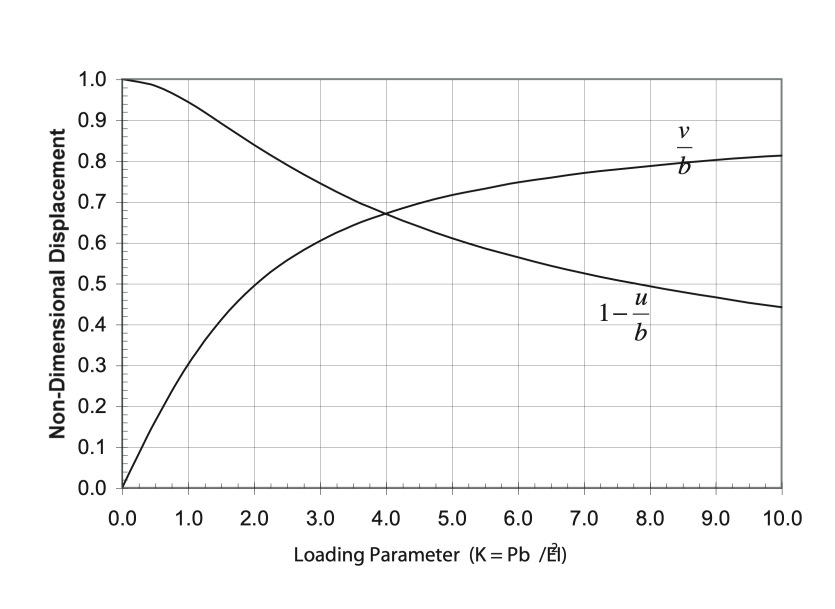
#> input picture CV_Graph_Extractor/Chart_Image_1.jpg, 2504 x 1826 px (shown at 1/3 size)
$ python main_graph_extractor.py
#> lines starting #> are read from the running program, lines starting #| are printed output that depends on the picture; after the words box and inside, x2 and y2 are one past the last pixel; in counts of white or black regions, pixels touching at a corner belong together
### CV_Graph_Extractor/image_preprocessing.py
import numpy as np
import cv2

def remove_pixels(image):
    mask = np.logical_and(image >= 80, image <= 255)
    image[mask] = 255
    return image

# [6 lines left out: function flood_fill, not called in this run]

### CV_Graph_Extractor/axes_detection.py
import numpy as np
import cv2

def detect_axes(image):
    # Convert to binary (black and white)
    if len(image.shape) == 3:
        gray = cv2.cvtColor(image, cv2.COLOR_BGR2GRAY)
    else:
        gray = image
    _, bw = cv2.threshold(gray, 127, 255, cv2.THRESH_BINARY)
    edges = cv2.Canny(bw, 50, 150, apertureSize=3)
    lines = cv2.HoughLinesP(edges, 1, np.pi/180, threshold=100, minLineLength=100, maxLineGap=10)
    horizontal_lines = []
    vertical_lines = []
    if lines is not None:
        for line in lines:
            x1, y1, x2, y2 = line[0]
            length = np.sqrt((x2 - x1)**2 + (y2 - y1)**2)
            angle = np.abs(np.arctan2(y2 - y1, x2 - x1) * 180 / np.pi)
            if angle < 45:
                horizontal_lines.append((length, line[0]))
            else:
                vertical_lines.append((length, line[0]))
    x_axis = max(horizontal_lines, key=lambda x: x[0])[1] if horizontal_lines else None
    y_axis = max(vertical_lines, key=lambda x: x[0])[1] if vertical_lines else None
    return x_axis, y_axis

def extend_axes(x_axis, y_axis):
    if x_axis is None or y_axis is None:
        return x_axis, y_axis
    x_slope = (x_axis[3] - x_axis[1]) / (x_axis[2] - x_axis[0]) if x_axis[2] != x_axis[0] else float('inf')
    y_slope = (y_axis[3] - y_axis[1]) / (y_axis[2] - y_axis[0]) if y_axis[2] != y_axis[0] else float('inf')
    if x_slope == y_slope:
        return x_axis, y_axis
    x_intercept = x_axis[1] - x_slope * x_axis[0]
    y_intercept = y_axis[1] - y_slope * y_axis[0]
    if x_slope == float('inf'):
        intersection_x = x_axis[0]
        intersection_y = y_slope * intersection_x + y_intercept
    elif y_slope == float('inf'):
        intersection_x = y_axis[0]
        intersection_y = x_slope * intersection_x + x_intercept
    else:
        intersection_x = (y_intercept - x_intercept) / (x_slope - y_slope)
        intersection_y = x_slope * intersection_x + x_intercept
    x_axis = [int(intersection_x), int(intersection_y), int(x_axis[2]), int(x_axis[3])]
    y_axis = [int(intersection_x), int(intersection_y), int(y_axis[2]), int(y_axis[3])]
    return x_axis, y_axis

def find_tickmarks(image, x_axis, y_axis):
    # Convert to binary (black and white)
    if len(image.shape) == 3:
        gray = cv2.cvtColor(image, cv2.COLOR_BGR2GRAY)
    else:
        gray = image
    _, bw = cv2.threshold(gray, 127, 255, cv2.THRESH_BINARY)
    min_x_tickmark = (int(x_axis[0]), int(x_axis[1]))
    min_y_tickmark = (int(y_axis[0]), int(y_axis[1]))
    max_x_tickmark = (int(x_axis[2]), int(x_axis[3]))
    max_y_tickmark = (int(y_axis[2]), int(y_axis[3]))
    return min_x_tickmark, max_x_tickmark, min_y_tickmark, max_y_tickmark

# [15 lines left out: function remove_axes_and_ticks, not called in this run]

### CV_Graph_Extractor/measure_detection.py
import cv2
import numpy as np
import pytesseract

pytesseract.pytesseract.tesseract_cmd = r'C:\Program Files\Tesseract-OCR\tesseract.exe'

def get_text_in_region(original_image, bbox, index):
    x1, y1, x2, y2 = bbox
    roi = original_image[y1:y2, x1:x2]
    if len(roi.shape) == 2:
        roi_gray = roi
    else:
        roi_gray = cv2.cvtColor(roi, cv2.COLOR_BGR2GRAY)
    roi_adaptive_thresh = cv2.adaptiveThreshold(roi_gray, 255, cv2.ADAPTIVE_THRESH_GAUSSIAN_C, cv2.THRESH_BINARY, 11, 2)
    roi_contrast = cv2.equalizeHist(roi_gray)
    #cv2.imwrite(f'debug_roi_{index}.png', roi)
    #cv2.imwrite(f'debug_roi_adaptive_thresh_{index}.png', roi_adaptive_thresh)
    #cv2.imwrite(f'debug_roi_contrast_{index}.png', roi_contrast)
    text = pytesseract.image_to_string(roi_adaptive_thresh, config='--psm 6 --oem 3 -c tessedit_char_whitelist=0123456789. -c tessedit_min_confidence=60')
    text = text.strip()
    data = pytesseract.image_to_data(roi_adaptive_thresh, output_type=pytesseract.Output.DICT)
    confidences = data['conf']
    return text, confidences, roi

def find_measure(image, start_x, start_y, direction):
    x, y = start_x, start_y
    while 0 <= x < image.shape[1] and image[y, x] < 128:
        x += direction[0]
    while 0 <= x < image.shape[1] and image[y, x] >= 128:
        x += direction[0]
    if x < 0 or x >= image.shape[1]:
        return None
    right_x = x
    top_y, bottom_y = y, y
    left_x = 0
    while left_x < right_x and any(image[top_y:bottom_y+1, left_x] < 128):
        left_x += 1
    while top_y > 0 and any(image[top_y-1, left_x:right_x+1] < 128):
        top_y -= 1
    while bottom_y < image.shape[0]-1 and any(image[bottom_y+1, left_x:right_x+1] < 128):
        bottom_y += 1
    for col in range(left_x, right_x):
        if any(image[top_y:bottom_y+1, col] < 128):
            left_x = col
            break
    left_x = max(0, left_x - 5)
    right_x = min(image.shape[1] - 1, right_x + 5)
    top_y = max(0, top_y - 5)
    bottom_y = min(image.shape[0] - 1, bottom_y + 5)
    return (left_x, top_y, right_x, bottom_y)

def find_x_measure(image, start_x):
    y = image.shape[0] - 1
    dark_pixel_count = 0
    while y >= 0:
        if any(image[y, max(0, start_x-15):min(image.shape[1], start_x+16)] < 100):
            dark_pixel_count += 1
            if dark_pixel_count >= 3:
                break
        else:
            dark_pixel_count = 0
        y -= 1
    if y < 0:
        return None
    dark_pixel_y = y
    white_pixel_count = 0
    while y >= 0:
        if all(image[y, max(0, start_x-15):min(image.shape[1], start_x+16)] > 200):
            white_pixel_count += 1
            if white_pixel_count >= 3:
                break
        else:
            white_pixel_count = 0
        y -= 1
    if y < 0:
        return None
    white_pixel_y = y
    mask = np.zeros((image.shape[0]+2, image.shape[1]+2), np.uint8)
    flood_fill_image = image.copy()
    flood_region = image[max(0, dark_pixel_y-50):min(image.shape[0], dark_pixel_y+50), max(0, start_x-100):min(image.shape[1], start_x+100)]
    flood_mask = np.zeros((flood_region.shape[0]+2, flood_region.shape[1]+2), np.uint8)
    cv2.floodFill(flood_region, flood_mask, (min(15, flood_region.shape[1]-1), min(50, flood_region.shape[0]-1)), 128, loDiff=30, upDiff=30)
    filled_region = np.where(flood_region == 128)
    if len(filled_region[0]) == 0:
        return None
    left_x = max(0, start_x-100) + filled_region[1].min()
    right_x = max(0, start_x-100) + filled_region[1].max()
    top_y = white_pixel_y + 1
    bottom_y = dark_pixel_y
    while left_x < right_x and np.all(image[top_y:bottom_y+1, left_x] >= 128):
        left_x += 1
    while right_x > left_x and np.all(image[top_y:bottom_y+1, right_x] >= 128):
        right_x -= 1
    while top_y < bottom_y and np.all(image[top_y, left_x:right_x+1] >= 128):
        top_y += 1
    while bottom_y > top_y and np.all(image[bottom_y, left_x:right_x+1] >= 128):
        bottom_y -= 1
    while left_x > 0 and np.any(image[top_y:bottom_y+1, left_x] < 128):
        left_x -= 1
    while right_x < image.shape[1] - 1 and np.any(image[top_y:bottom_y+1, right_x] < 128):
        right_x += 1
    while top_y > 0 and np.any(image[top_y, left_x:right_x+1] < 128):
        top_y -= 1
    while bottom_y < image.shape[0] - 1 and np.any(image[bottom_y, left_x:right_x+1] < 128):
        bottom_y += 1
    left_x = max(0, left_x - 5)
    right_x = min(image.shape[1] - 1, right_x + 5)
    top_y = max(0, top_y - 5)
    bottom_y = min(image.shape[0] - 1, bottom_y + 5)
    return (left_x, top_y, right_x, bottom_y)

def find_measures(image, x_axis, y_axis):
    measures = []
    y_max = find_measure(image, y_axis[2], y_axis[3], (-1, 0))
    y_min = find_measure(image, y_axis[0], y_axis[1], (-1, 0))
    if y_max:
        measures.append(tuple(map(int, y_max)))
    if y_min:
        measures.append(tuple(map(int, y_min)))
    min_x_measure = find_x_measure(image, x_axis[0])
    max_x_measure = find_x_measure(image, x_axis[2])
    if min_x_measure:
        measures.append(tuple(map(int, min_x_measure)))
    if max_x_measure:
        measures.append(tuple(map(int, max_x_measure)))
    return measures

### CV_Graph_Extractor/main_graph_extractor.py
import cv2
import numpy as np
import os
import pandas as pd
import matplotlib.pyplot as plt
from image_preprocessing import remove_pixels
from axes_detection import detect_axes, extend_axes, find_tickmarks, remove_axes_and_ticks
from measure_detection import find_measures, get_text_in_region
from curve_tracing import trace_curves, trace_curve, scale_points, find_axis_scales
from contour_analysis import (
    create_debug_image, create_white_background_image, trace_original_image,
    is_red_pixel, save_debug_image, apply_secondary_filter, identify_pixel_groups, initialize_curve_thicknesses
)

if __name__ == "__main__":
    print("Script started")
    image_path = 'Chart_Image_1.jpg'
    print("Loading original image...")
    original_image = cv2.imread(image_path, cv2.IMREAD_GRAYSCALE)
#> original_image: shape (1826, 2504); min 15, max 255, mean 248.4
    if original_image is None:
        raise FileNotFoundError(f"Image file not found.")
    # Remove grid lines (and other pixels in 80-255 range) BEFORE grayscale/binary conversion
    print("Removing pixels in the 80-255 range...")
    processed_image = remove_pixels(original_image.copy())
#> in remove_pixels, `mask = np.logical_and(image >= 80, image <= 255)`:
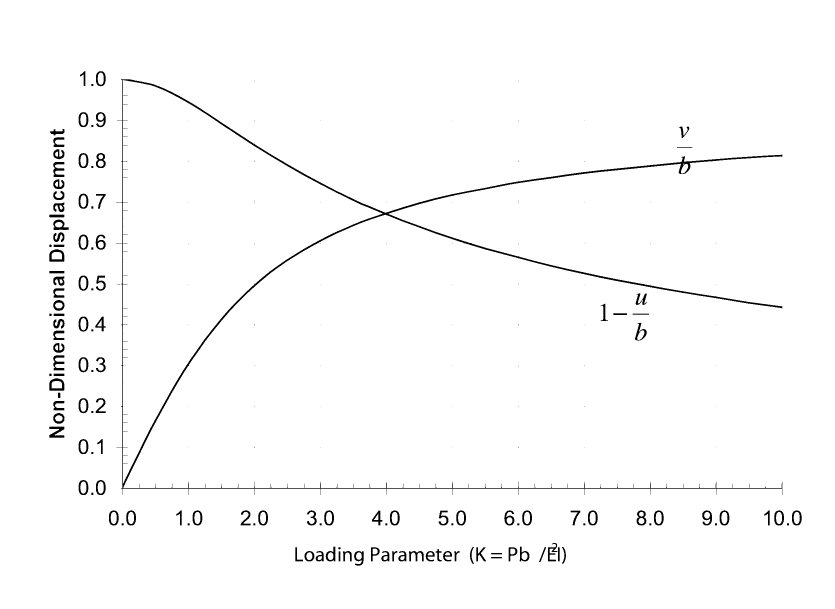
#> mask: shape (1826, 2504) bool (shown at 1/3 size); 98.2% white; 225 black regions (93 under 20 px), largest, box (x1, y1, x2, y2) and area: (348, 238, 2347, 1485) 31195, (148, 1280, 193, 1313) 892, (148, 1135, 193, 1172) 850
    print("Pixels removed.")
    # Now convert to black and white (binary) after grid lines are removed
    _, processed_bw = cv2.threshold(processed_image, 127, 255, cv2.THRESH_BINARY)
    plt.imshow(processed_bw, cmap='gray')
    plt.show()
    print("Detecting axes...")
    x_axis, y_axis = detect_axes(processed_bw)
#> in detect_axes, `edges = cv2.Canny(bw, 50, 150, apertureSize=3)`:
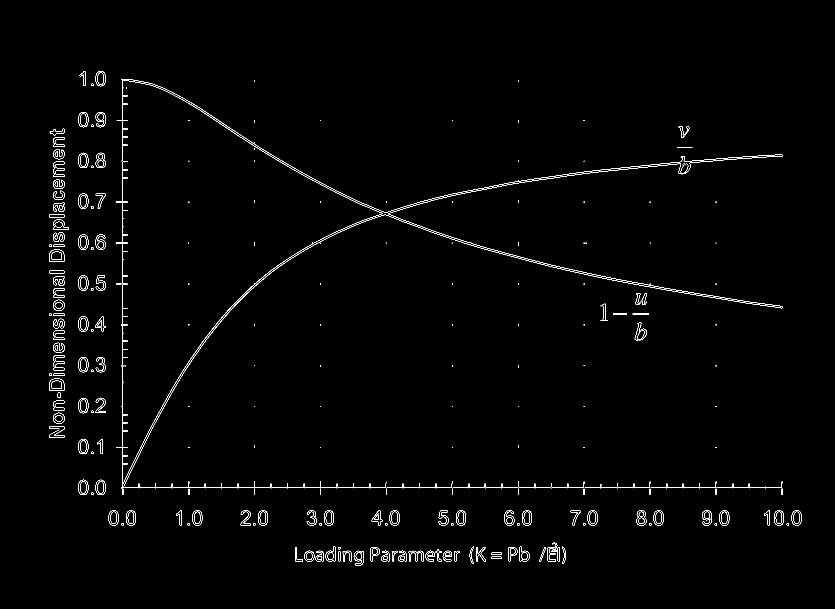
#> edges: shape (1826, 2504) (shown at 1/3 size); 0.76% white in thin lines or dots, all inside (x1, y1, x2, y2) = (147, 213, 2405, 1697)
#> in detect_axes, `lines = cv2.HoughLinesP(edges, 1, np.pi/180, threshold=100, minLineLen..`: lines = 46 rows, first 6: [363, 1463, 2344, 1463], [366, 1462, 366, 237], [1716, 525, 2040, 491], [1848, 837, 2120, 885], [638, 350, 812, 463], [1846, 842, 2101, 887]
#> the loop in detect_axes, `for line in lines:` made 46 passes
#> (x1, y1, x2, y2, length, angle) on passes 1 to 12: (363, 1463, 2344, 1463, 1981, 0), (366, 1462, 366, 237, 1225, 90), (1716, 525, 2040, 491, 325.8, 5.99), (1848, 837, 2120, 885, 276.2, 10.01), (638, 350, 812, 463, 207.5, 33), (1846, 842, 2101, 887, 258.9, 10.01), (567, 310, 704, 399, 163.4, 33.01), (1544, 545, 1794, 510, 252.4, 7.97), (2100, 485, 2346, 467, 246.7, 4.18), (2073, 483, 2243, 469, 170.6, 4.71), (1415, 736, 1654, 800, 247.4, 14.99), (1430, 735, 1658, 796, 236, 14.98)
#> after the loop in detect_axes, `for line in lines:`: horizontal_lines = 33 items, first 6: (1981, [363, 1463, 2344, 1463]), (325.8, [1716, 525, 2040, 491]), (276.2, [1848, 837, 2120, 885]), (207.5, [638, 350, 812, 463]), (258.9, [1846, 842, 2101, 887]), (163.4, [567, 310, 704, 399]); vertical_lines = 13 items, first 6: (1225, [366, 1462, 366, 237]), (210.2, [367, 1468, 459, 1279]), (182, [185, 705, 185, 523]), (114, [187, 999, 187, 885]), (127, [165, 1019, 165, 892]), (185.3, [453, 1292, 543, 1130])
#> in detect_axes, `x_axis = max(horizontal_lines, key=lambda x: x[0])[1] if horizontal_li..`: x_axis = [363, 1463, 2344, 1463]
#> in detect_axes, `y_axis = max(vertical_lines, key=lambda x: x[0])[1] if vertical_lines ..`: y_axis = [366, 1462, 366, 237]
#> x_axis = [363, 1463, 2344, 1463]; y_axis = [366, 1462, 366, 237]
    print(f"Axes detected: x_axis={x_axis}, y_axis={y_axis}")
#| Axes detected: x_axis=[ 363 1463 2344 1463], y_axis=[ 366 1462  366  237]
    print("Extending axes...")
    x_axis, y_axis = extend_axes(x_axis, y_axis)
#> in extend_axes, `x_slope = (x_axis[3] - x_axis[1]) / (x_axis[2] - x_axis[0]) if x_axis[..`: x_slope = 0
#> in extend_axes, `y_slope = (y_axis[3] - y_axis[1]) / (y_axis[2] - y_axis[0]) if y_axis[..`: y_slope = inf
#> in extend_axes, `x_intercept = x_axis[1] - x_slope * x_axis[0]`: x_intercept = 1463
#> in extend_axes, `y_intercept = y_axis[1] - y_slope * y_axis[0]`: y_intercept = -inf
#> in extend_axes, `intersection_x = y_axis[0]`: intersection_x = 366
#> in extend_axes, `intersection_y = x_slope * intersection_x + x_intercept`: intersection_y = 1463
#> in extend_axes, `x_axis = [int(intersection_x), int(intersection_y), int(x_axis[2]), in..`: x_axis = [366, 1463, 2344, 1463]
#> in extend_axes, `y_axis = [int(intersection_x), int(intersection_y), int(y_axis[2]), in..`: y_axis = [366, 1463, 366, 237]
#> x_axis = [366, 1463, 2344, 1463]; y_axis = [366, 1463, 366, 237]
    print(f"Axes extended: x_axis={x_axis}, y_axis={y_axis}")
#| Axes extended: x_axis=[366, 1463, 2344, 1463], y_axis=[366, 1463, 366, 237]
    result_image = cv2.cvtColor(processed_bw, cv2.COLOR_GRAY2BGR)
    if x_axis is not None:
        cv2.line(result_image, (x_axis[0], x_axis[1]), (x_axis[2], x_axis[3]), (0, 0, 255), 2)
    if y_axis is not None:
        cv2.line(result_image, (y_axis[0], y_axis[1]), (y_axis[2], y_axis[3]), (0, 0, 255), 2)
    print("Finding tickmarks...")
    min_x_tickmark, max_x_tickmark, min_y_tickmark, max_y_tickmark = find_tickmarks(processed_bw, x_axis, y_axis)
#> in find_tickmarks, `min_x_tickmark = (int(x_axis[0]), int(x_axis[1]))`: min_x_tickmark = (366, 1463)
#> in find_tickmarks, `max_x_tickmark = (int(x_axis[2]), int(x_axis[3]))`: max_x_tickmark = (2344, 1463)
#> in find_tickmarks, `max_y_tickmark = (int(y_axis[2]), int(y_axis[3]))`: max_y_tickmark = (366, 237)
#> min_x_tickmark = (366, 1463); max_x_tickmark = (2344, 1463); min_y_tickmark = (366, 1463); max_y_tickmark = (366, 237)
    print(f"Tickmarks found: min_x_tickmark={min_x_tickmark}, max_x_tickmark={max_x_tickmark}, min_y_tickmark={min_y_tickmark}, max_y_tickmark={max_y_tickmark}")
#| Tickmarks found: min_x_tickmark=(366, 1463), max_x_tickmark=(2344, 1463), min_y_tickmark=(366, 1463), max_y_tickmark=(366, 237)
    print("Finding measures...")
    measures = find_measures(processed_bw, x_axis, y_axis)
#> after the loop in find_measure, `while 0 <= x < image.shape[1] and image[y, x] < 128:`: x = 366
#> the loop in find_measure, `while 0 <= x < image.shape[1] and image[y, x] >= 128:` made 50 passes
#> x on passes 1 to 12: 365, 364, 363, 362, 361, 360, 359, 358, 357, 356, 355, 354
#> after the loop in find_measure, `while 0 <= x < image.shape[1] and image[y, x] >= 128:`: x = 316
#> after the loop in find_measure, `while left_x < right_x and any(image[top_y:bottom_y+1, left_x] < 128):`: left_x = 0
#> the loop in find_measure, `while top_y > 0 and any(image[top_y-1, left_x:right_x+1] < 128):` made 24 passes
#> top_y on passes 1 to 12: 236, 235, 234, 233, 232, 231, 230, 229, 228, 227, 226, 225
#> after the loop in find_measure, `while top_y > 0 and any(image[top_y-1, left_x:right_x+1] < 128):`: top_y = 213
#> the loop in find_measure, `while bottom_y < image.shape[0]-1 and any(image[bottom_y+1, left_x:rig..` made 21 passes
#> after the loop in find_measure, `while bottom_y < image.shape[0]-1 and any(image[bottom_y+1, left_x:rig..`: bottom_y = 258
#> in find_measure, `right_x = min(image.shape[1] - 1, right_x + 5)`: right_x = 321
#> in find_measure, `top_y = max(0, top_y - 5)`: top_y = 208
#> in find_measure, `bottom_y = min(image.shape[0] - 1, bottom_y + 5)`: bottom_y = 263
#> in find_measures, `y_max = find_measure(image, y_axis[2], y_axis[3], (-1, 0))`: y_max = (235, 208, 321, 263)
#> the loop in find_measure (call 2), `while 0 <= x < image.shape[1] and image[y, x] >= 128:` made 50 passes
#> the loop in find_measure (call 2), `while top_y > 0 and any(image[top_y-1, left_x:right_x+1] < 128):` made 23 passes
#> top_y on passes 1 to 12: 1462, 1461, 1460, 1459, 1458, 1457, 1456, 1455, 1454, 1453, 1452, 1451
#> the loop in find_measure (call 2), `while bottom_y < image.shape[0]-1 and any(image[bottom_y+1, left_x:rig..` made 21 passes
#> in find_measures, `y_min = find_measure(image, y_axis[0], y_axis[1], (-1, 0))`: y_min = (231, 1435, 321, 1489)
#> after the loop in find_x_measure, `while y >= 0:`: y = 1573
#> the loop in find_x_measure, `while y >= 0:` made 41 passes
#> y on passes 1 to 12: 1572, 1571, 1570, 1569, 1568, 1567, 1566, 1565, 1564, 1563, 1562, 1561
#> in find_x_measure, `flood_region = image[max(0, dark_pixel_y-50):min(image.shape[0], dark_..`: flood_region: shape (100, 200); 94.2% white; 3 black regions, box (x1, y1, x2, y2) and area: (61, 8, 90, 54) 560, (113, 8, 142, 54) 560, (99, 47, 105, 53) 36
#> the loop in find_x_measure, `while left_x < right_x and np.all(image[top_y:bottom_y+1, left_x] >= 1..` made 61 passes
#> the loop in find_x_measure, `while right_x > left_x and np.all(image[top_y:bottom_y+1, right_x] >= ..` made 58 passes
#> the loop in find_x_measure, `while left_x > 0 and np.any(image[top_y:bottom_y+1, left_x] < 128):` made 1 pass
#> the loop in find_x_measure, `while right_x < image.shape[1] - 1 and np.any(image[top_y:bottom_y+1, ..` made 1 pass
#> the loop in find_x_measure, `while top_y > 0 and np.any(image[top_y, left_x:right_x+1] < 128):` made 4 passes
#> the loop in find_x_measure, `while bottom_y < image.shape[0] - 1 and np.any(image[bottom_y, left_x:..` made 4 passes
#> in find_measures, `min_x_measure = find_x_measure(image, x_axis[0])`:
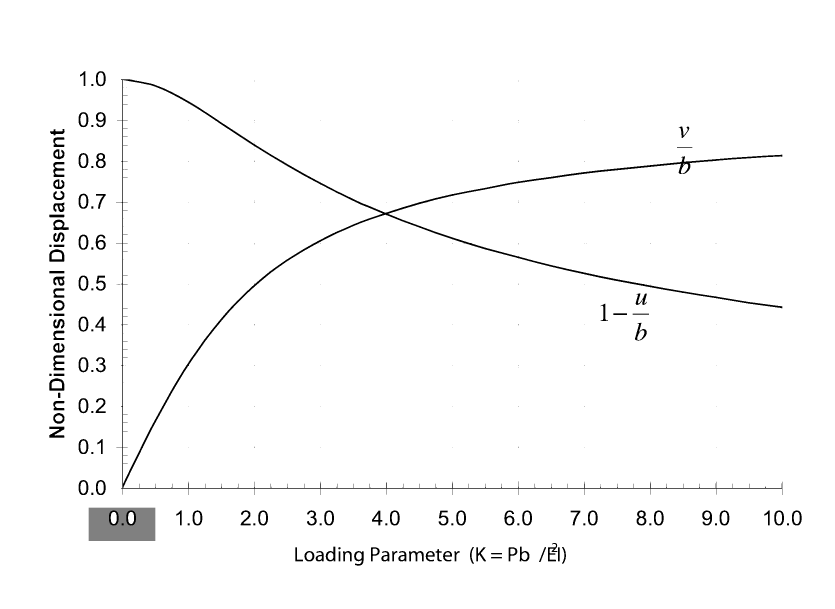
#> image: shape (1826, 2504) (shown at 1/3 size); min 0, max 255, mean 249.9
#> call 2 of find_x_measure, with start_x = 2344
#> the loop in find_x_measure (call 2), `while y >= 0:` made 47 passes
#> in find_x_measure (call 2), `flood_region = image[max(0, dark_pixel_y-50):min(image.shape[0], dark_..`:
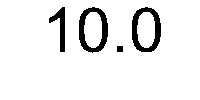
#> flood_region: shape (100, 200); 92.8% white; 4 black regions, box (x1, y1, x2, y2) and area: (79, 7, 108, 53) 560, (132, 7, 161, 52) 559, (49, 7, 65, 52) 290, (117, 46, 123, 52) 36
#> in find_x_measure (call 2), `cv2.floodFill(flood_region, flood_mask, (min(15, flood_region.shape[1]..`:
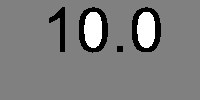
#> flood_region: shape (100, 200); min 0, max 255, mean 125.6
#> the loop in find_x_measure (call 2), `while left_x < right_x and np.all(image[top_y:bottom_y+1, left_x] >= 1..` made 49 passes
#> the loop in find_x_measure (call 2), `while right_x > left_x and np.all(image[top_y:bottom_y+1, right_x] >= ..` made 39 passes
#> the loop in find_x_measure (call 2), `while top_y < bottom_y and np.all(image[top_y, left_x:right_x+1] >= 12..` made 2 passes
#> the loop in find_x_measure (call 2), `while left_x > 0 and np.any(image[top_y:bottom_y+1, left_x] < 128):` made 1 pass
#> the loop in find_x_measure (call 2), `while right_x < image.shape[1] - 1 and np.any(image[top_y:bottom_y+1, ..` made 1 pass
#> the loop in find_x_measure (call 2), `while top_y > 0 and np.any(image[top_y, left_x:right_x+1] < 128):` made 1 pass
#> the loop in find_x_measure (call 2), `while bottom_y < image.shape[0] - 1 and np.any(image[bottom_y, left_x:..` made 3 passes
#> in find_measures, `max_x_measure = find_x_measure(image, x_axis[2])`:
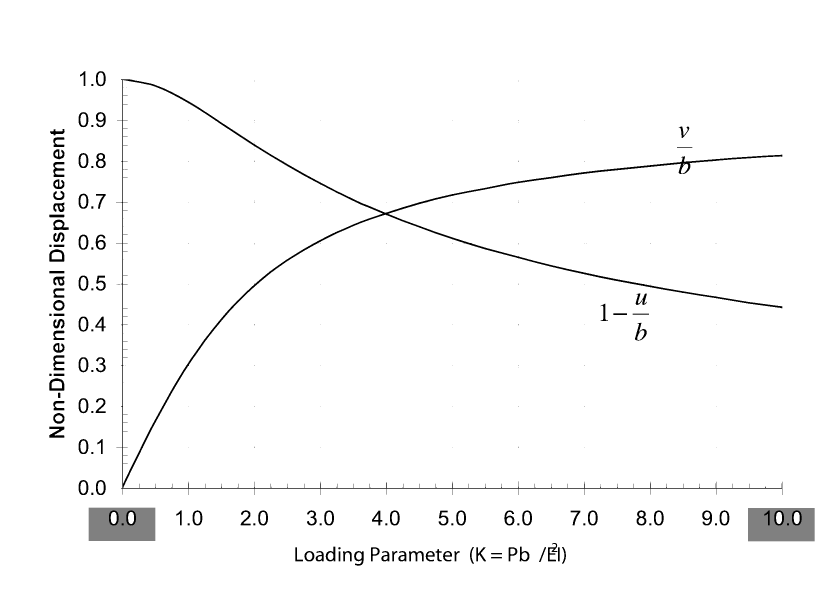
#> image: shape (1826, 2504) (shown at 1/3 size); 0.38% of pixels changed, all inside (x1, y1, x2, y2) = (2244, 1524, 2444, 1624)
    print("Measures after find_measures:", measures)
#| Measures after find_measures: [(235, 208, 321, 263), (231, 1435, 321, 1489), (321, 1525, 413, 1582), (2287, 1525, 2410, 1582)]
    print("Number of measures found:", len(measures))
#| Number of measures found: 4
    for i, bbox in enumerate(measures):
#> (the run stopped early here; a loop or call above may not have finished)
